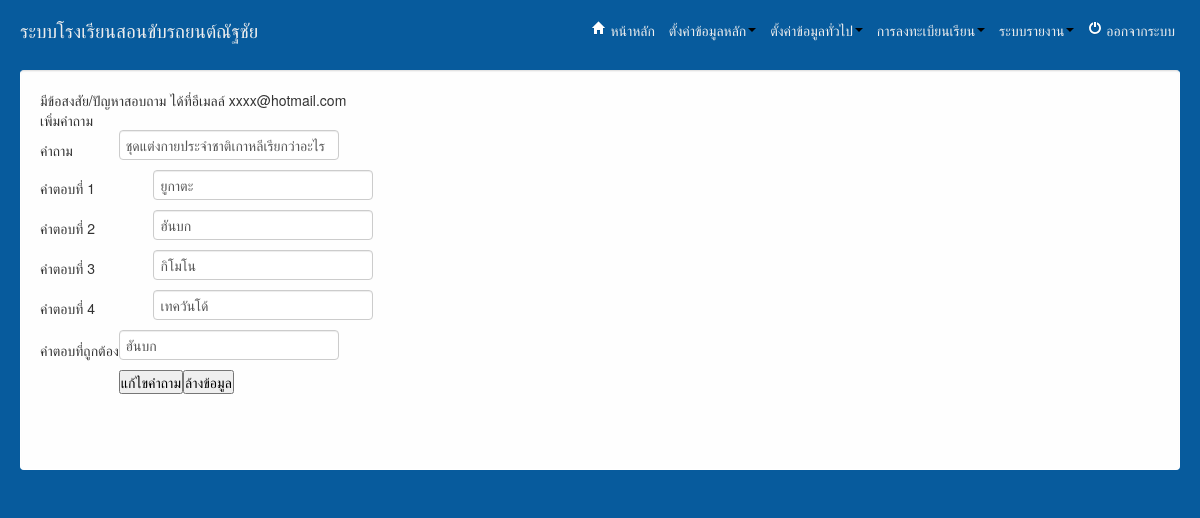
Screenshot of /admin/index.php?url=edit_question.php&QuestionID=14 (signed in) with the database file from the repository.
### tables this page shows
CREATE TABLE IF NOT EXISTS `question` (
  `QuestionID` int(11) NOT NULL AUTO_INCREMENT,
  `Question` varchar(500) NOT NULL,
  `AnswerTrue` varchar(300) NOT NULL,
  PRIMARY KEY (`QuestionID`)
);

CREATE TABLE IF NOT EXISTS `answer` (
  `AnswerID` int(11) NOT NULL AUTO_INCREMENT,
  `QuestionID` int(100) NOT NULL,
  `Answer` varchar(500) NOT NULL,
  PRIMARY KEY (`AnswerID`)
);

### db/function.php (called while the page is built, shortened)
<?php
	function select($table,$condition){
		$query=mysql_query("SELECT * FROM $table WHERE $condition") or die (mysql_error());
		return $query;
	}
?>

### admin/edit_question.php (the view, shortened to what this page needs)
<?php
include_once('../db/function.php');
?>
<?php
$QuestionID = $_GET['QuestionID'];
$select = select("question", "QuestionID='" . $QuestionID . "'");
$que = mysql_fetch_array($select);
?>
<div id="warp">
    <div id="container">
        <div id="container-left">
            <form action="index.php?url=edit_question.php&Act=Update&QuestionID=<?= $QuestionID; ?>" method="post">
                <table class="table-full margin">
                    <tr>
                        <td colspan="4"><div class="title green">เพิ่มคำถาม</div></td>
                    </tr>
                    <tr>
                        <td width="15%">คำถาม</td>
                        <td colspan="3"><input type="text" id="txtQuestion" class="txtboxl" name="txtQuestion" value="<?= $que['Question']; ?>" /></td>
                    </tr>
                    <tr>
                        <td colspan="4">
                            <?php
                            $selectAns = select("answer", "QuestionID='" . $QuestionID . "'");
                            $i = 0;
                            while ($ans = mysql_fetch_array($selectAns)) {
                                $i++;
                                ?>  คำตอบที่ <?= $i; ?>   &nbsp;&nbsp;&nbsp;&nbsp;&nbsp;&nbsp;&nbsp;&nbsp;&nbsp;&nbsp;&nbsp;&nbsp;&nbsp;
                                <input type="text" id="txtAnswer<?= $i ?>" class="txtbox" name="txtAnswer[]" value="<?= $ans['Answer']; ?>"><br>
                            <?php } ?>
                        </td>
                    </tr>
                    <tr>
                        <td>คำตอบที่ถูกต้อง</td>
                        <td width="63%"><input type="text" id="txtAnswerTrue" class="txtbox" name="txtAnswerTrue" value="<?= $que['AnswerTrue']; ?>" /></td>
                        <td width="5%">&nbsp;</td>
                        <td width="17%">&nbsp;</td>
                    </tr>
                    <tr>
                        <td>&nbsp;</td>
                        <td><input type="submit" class="btngreen" value="แก้ไขคำถาม" onclick="return checkVal();" /><input type="reset" class="btnred" value="ล้างข้อมูล" /></td>
                        <td>&nbsp;</td>
                        <td>&nbsp;</td>
                    </tr>
                </table>
            </form>

### admin/css/mycss.css (style rules this page uses)
* { margin: 0; padding: 0; }

### rows the page displays
question: txtQuestion "ชุดแต่งกายประจำชาติเกาหลีเรียกว่าอะไร", txtAnswerTrue "ฮันบก"
answer: Answer "ยูกาตะ"
answer: Answer "ฮันบก"
answer: Answer "กิโมโน"
answer: Answer "เทควันโด้"
